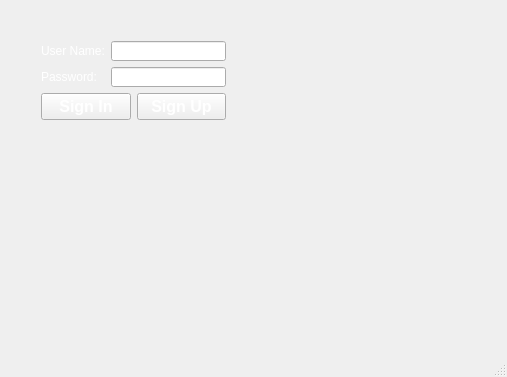
<?xml version="1.0" encoding="UTF-8"?>
<ui version="4.0">
 <class>SignIn</class>
 <widget class="QMainWindow" name="SignIn">
  <property name="geometry">
   <rect>
    <x>0</x>
    <y>0</y>
    <width>507</width>
    <height>377</height>
   </rect>
  </property>
  <property name="windowTitle">
   <string>SignIn</string>
  </property>
  <property name="styleSheet">
   <string notr="true">background-image : url(:/Images/Resources/Images/SignIn.jpg);
</string>
  </property>
  <widget class="QWidget" name="centralWidget">
   <widget class="QWidget" name="layoutWidget">
    <property name="geometry">
     <rect>
      <x>30</x>
      <y>30</y>
      <width>207</width>
      <height>101</height>
     </rect>
    </property>
    <layout class="QVBoxLayout" name="verticalLayout_3">
     <item>
      <layout class="QHBoxLayout" name="horizontalLayout">
       <item>
        <layout class="QVBoxLayout" name="verticalLayout">
         <item>
          <widget class="QLabel" name="label">
           <property name="styleSheet">
            <string notr="true">QLabel{
	color : white
}
</string>
           </property>
           <property name="text">
            <string>User Name:</string>
           </property>
          </widget>
         </item>
         <item>
          <widget class="QLabel" name="label_2">
           <property name="styleSheet">
            <string notr="true">QLabel{
	color : white
}
</string>
           </property>
           <property name="text">
            <string>Password:</string>
           </property>
          </widget>
         </item>
        </layout>
       </item>
       <item>
        <layout class="QVBoxLayout" name="verticalLayout_2">
         <item>
          <widget class="QLineEdit" name="LineEdit_UserName">
           <property name="styleSheet">
            <string notr="true">QLineEdit{color:white;}</string>
           </property>
          </widget>
         </item>
         <item>
          <widget class="QLineEdit" name="LineEdit_Password">
           <property name="styleSheet">
            <string notr="true">QLineEdit{color:white;}</string>
           </property>
          </widget>
         </item>
        </layout>
       </item>
      </layout>
     </item>
     <item>
      <layout class="QHBoxLayout" name="horizontalLayout_2">
       <item>
        <widget class="QPushButton" name="PushButton_SignIn">
         <property name="styleSheet">
          <string notr="true">QPushButton {
    font-size: 12pt;
    font-weight: bold;
    color: white;
}
</string>
         </property>
         <property name="text">
          <string>Sign In</string>
         </property>
        </widget>
       </item>
       <item>
        <widget class="QPushButton" name="pushButton_SignUp">
         <property name="styleSheet">
          <string notr="true">QPushButton {
    font-size: 12pt;
    font-weight: bold;
    color: white;
}</string>
         </property>
         <property name="text">
          <string>Sign Up</string>
         </property>
        </widget>
       </item>
      </layout>
     </item>
    </layout>
   </widget>
  </widget>
  <widget class="QStatusBar" name="statusBar"/>
 </widget>
 <layoutdefault spacing="6" margin="11"/>
 <resources/>
 <connections/>
</ui>
